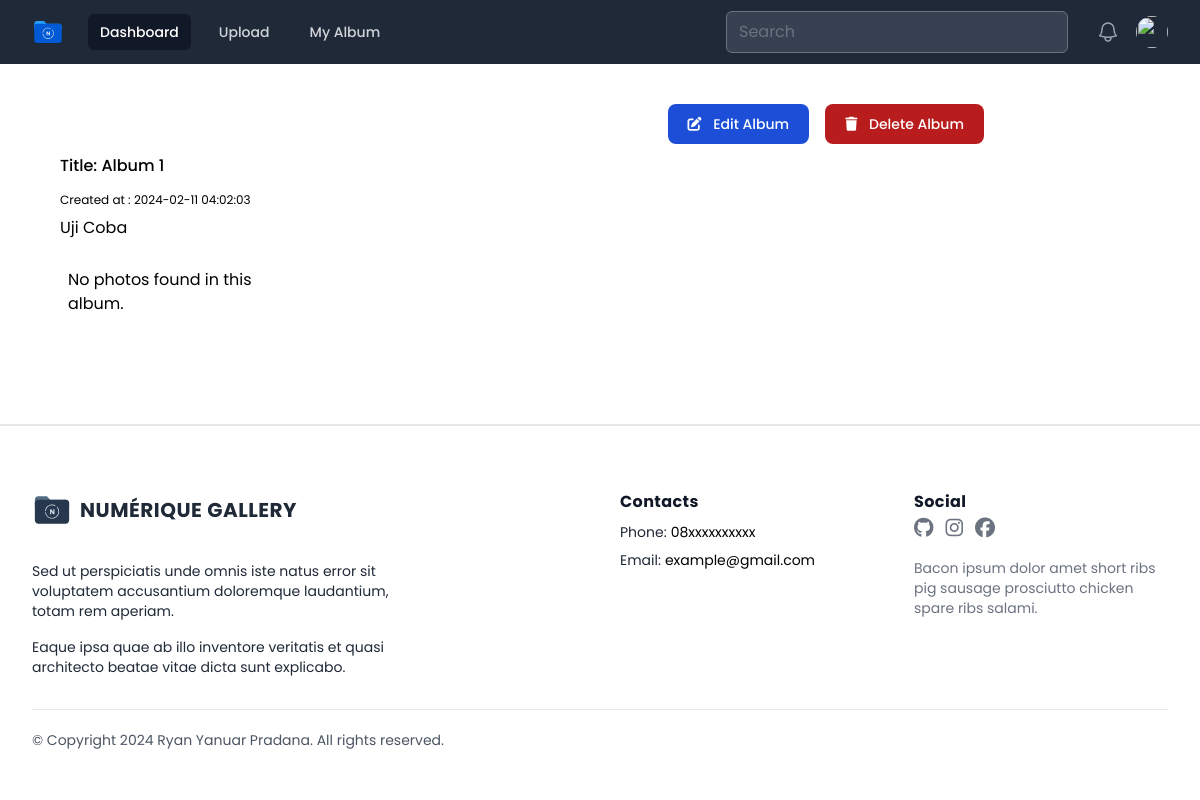
The app's page /public/page/user/album_detail.php?albumID=1 (signed in) with its own data.
### tables this page shows
CREATE TABLE `albums` (
  `albumID` int(11) NOT NULL,
  `userID` int(11) DEFAULT 0,
  `title` varchar(100) DEFAULT NULL,
  `description` text DEFAULT NULL,
  `createdAt` timestamp NOT NULL DEFAULT current_timestamp() ON UPDATE current_timestamp(),
  `thumbnail_album` varchar(255) NOT NULL DEFAULT 'album_default.svg'
);

### public/page/user/album_detail.php (the view, shortened to what this page needs)
<?php
include "../../../database/koneksi.php";
$username = $_SESSION['username'];
$albumID = $_GET['albumID'];
$query = "SELECT * FROM users WHERE username = '$username'";
$result = mysqli_query($conn, $query);
if ($result && mysqli_num_rows($result) > 0) {
    $pengguna = mysqli_fetch_assoc($result);
    $userID = $pengguna['userID'];
    $queryPhotos = "SELECT photos.photoID, photos.title, photos.description, photos.image_path, photos.createdAt, users.username AS uploader
    FROM photos
    INNER JOIN users ON photos.userID = users.userID
    WHERE photos.albumID = $albumID AND photos.userID = $userID
    ORDER BY photos.createdAt DESC";
    $resultPhotos = mysqli_query($conn, $queryPhotos);
    $queryAlbums = "SELECT * FROM albums WHERE userID = $userID AND albumID = $albumID";
    $resultAlbums = mysqli_query($conn, $queryAlbums);
} else {
    echo "<script>alert('Error: " . mysqli_error($conn) . "');</script>";
    exit();
}
?>
<!DOCTYPE html>
<html lang="en">
<head>
    <link rel="stylesheet" href="../../css/output.css">
    <link rel="stylesheet" href="../../css/style.css">
    <link rel="stylesheet" href="../../css/all.min.css">
    <link rel="stylesheet" href="../../css/fontawesome.min.css">
</head>
<body class="h-screen overflow-x-hidden font-poppins">
    <div x-data="{ open: false, profileMenuOpen: false }">
        <nav class="bg-gray-800">
            <div class="mx-auto max-w-7xl px-2 sm:px-6 lg:px-8">
                <div class="relative flex h-16 items-center justify-between">
                    <div class="flex flex-1 items-center justify-center sm:items-stretch sm:justify-start">
                        <div class="flex flex-shrink-0 items-center">
                            <img class="h-8 w-auto" src="../../assets/logo/logo-secondary.svg" alt="Numérique Gallery">
                        </div>
                        <div class="hidden sm:ml-6 sm:block">
                            <div class="flex space-x-4">
                                <a href="../../page/index.php" class="bg-gray-900 text-white rounded-md px-3 py-2 text-sm font-medium" aria-current="page">Dashboard</a>
                                <a href="./uploads.php" class="text-gray-300 hover:bg-gray-700 hover:text-white rounded-md px-3 py-2 text-sm font-medium">Upload</a>
                                <a href="./album.php" class="text-gray-300 hover:bg-gray-700 hover:text-white rounded-md px-3 py-2 text-sm font-medium">My Album</a>
                            </div>
                        </div>
                    </div>
                    <div class="flex items-center">
                        <div class="hidden sm:block ">
                            <input type="text" placeholder="Search" class="bg-gray-700 text-white px-3 py-2 rounded-md focus:outline-none focus:shadow-outline">
                        </div>
                        <div class="absolute inset-y-0 right-0 flex items-center pr-2 sm:static sm:inset-auto sm:ml-6 sm:pr-0">
                            <button type="button" class="relative rounded-full bg-gray-800 p-1 text-gray-400 hover:text-white focus:outline-none focus:ring-2 focus:ring-white focus:ring-offset-2 focus:ring-offset-gray-800">
                                <span class="absolute -inset-1.5"></span>
                            </button>
                            <div class="relative ml-3">
                                <div>
                                    <button @click="profileMenuOpen = !profileMenuOpen" type="button" class="relative flex rounded-full bg-gray-800 text-sm focus:outline-none focus:ring-2 focus:ring-white focus:ring-offset-2 focus:ring-offset-gray-800" id="user-menu-button" aria-expanded="false" aria-haspopup="true">
                                        <span class="absolute -inset-1.5"></span>
                                        <img class="h-8 w-8 rounded-full" src="https://images.unsplash.com/photo-1472099645785-5658abf4ff4e?ixlib=rb-1.2.1&ixid=eyJhcHBfaWQiOjEyMDd9&auto=format&fit=facearea&facepad=2&w=256&h=256&q=80" alt="">
                                    </button>
                                </div>
                            </div>
                        </div>
                    </div>
                </div>
            </div>
        </nav>
    </div>
    <div class="container p-10">
        <div class="relative flex justify-end">
            <button onclick="togglePopup()" id="albumPopupButton" class="text-white block bg-blue-700 hover:bg-blue-800 focus:ring-4 focus:ring-blue-300 font-medium rounded-lg text-sm px-5 py-2.5 mr-4 dark:bg-blue-600 dark:hover:bg-blue-700 focus:outline-none dark:focus:ring-blue-800">
                <i class="fa-solid fa-pen-to-square mr-2"></i> Edit Album
            </button>
            <button onclick="toggleDeletePopup()" id="deleteAlbumButton" class="text-white block bg-red-700 hover:bg-red-800 focus:ring-4 focus:ring-red-300 font-medium rounded-lg text-sm px-5 py-2.5 dark:bg-red-600 dark:hover:bg-red-700 focus:outline-none dark:focus:ring-red-800" onclick="return confirm('Are you sure you want to delete this album? This action cannot be undone.')">
                <i class="fa-solid fa-trash mr-2"></i> Delete Album
            </button>
        </div>
        <?php
        if ($resultAlbums && mysqli_num_rows($resultAlbums) > 0) {
            while ($row = mysqli_fetch_array($resultAlbums)) {
        ?>
                <div class="relative">
                    <p class="font-medium px-5 py-2.5 absolute top-0 left-0">
                        <span>Title: </span> <?= $row['title'] ?>
                    </p>
                </div>
                <div class="px-5 pt-10">
                    <p class="pt-2 text-xs">
                        <span>Created at : </span><?= $row['createdAt'] ?>
                    </p>
                    <p class="pt-2">
                        <?= $row['description'] ?>
                    </p>
                </div>
        <?php
            }
        }
        ?>
        <div class="grid gap-8 grid-cols-1 sm:grid-cols-2 md:grid-cols-3 lg:grid-cols-4 p-4 md:p-2 xl:p-5 m-5">
            <?php
            if ($resultPhotos && mysqli_num_rows($resultPhotos) > 0) {
                while ($row = mysqli_fetch_assoc($resultPhotos)) {
            ?>
                    <div class="relative bg-white border rounded-lg shadow-md dark:bg-gray-800 dark:border-gray-700 transform transition duration-500 hover:scale-105">
                        <div class="p-2 flex justify-center">
                            <a href="./post.php?photoID=<?= $row['photoID'] ?>" style="display: block; width: 100%; height: 0; padding-bottom: 56.25%; position: relative;">
                                <img class="rounded-md object-cover w-full h-full absolute inset-0" src="../../../database/uploads/<?php echo $row['image_path']; ?>" loading="lazy" alt="<?php echo $row['title']; ?>">
                            </a>
                        </div>
                        <div class="px-4 pb-3">
                            <div>
                                <a href="./user/post.php?photoID=<?= $row['photoID'] ?>">
                                    <h5 class="text-xl font-semibold tracking-tight hover:text-blue-800 dark:hover:text-blue-300 text-gray-900 dark:text-white ">
                                        <?php echo $row['title']; ?>
                                    </h5>
                                </a>
                                <p class="antialiased text-gray-600 dark:text-gray-400 text-sm break-all">
                                    <?php
                                    $description = $row['description'];
                                    if (strlen($description) > 20) {
                                    ?>
                                        <span><?= substr($description, 0, 20) ?></span>
                                        <a href="./post.php?photoID=<?= $row['photoID'] ?>" class="text-blue-500 hover:text-white">lihat postingan</a>
                                    <?php
                                    } else {
                                        echo $description;
                                    }
                                    ?>
                                </p>
                                <p class="mt-2 text-gray-500 text-sm">
                                    Uploaded by
                                    <span class="hover:text-white" style="cursor: default;">
                                        <?php echo $row['uploader']; ?>
                                    </span>
                                    on <br>
                                    <span>
                                        <?php echo date('F j Y, g:i a', strtotime($row['createdAt'])); ?>
                                    </span>
                                </p>
                            </div>
                        </div>
                    </div>
            <?php
                }
            } else {
                echo "<p>No photos found in this album.</p>";
            }
            ?>
        </div>
    </div>
    <div class="px-4 pt-16 mx-auto sm:max-w-xl md:max-w-full lg:max-w-screen-xl md:px-24 lg:px-8 border-t-2 mt-10">
        <div class="grid gap-10 row-gap-6 mb-8 sm:grid-cols-2 lg:grid-cols-4">
            <div class="sm:col-span-2">
                <a href="../../page/index.php" aria-label="Go home" title="Company" class="inline-flex items-center">
                    <img src="../../assets/logo/logo-main.svg" class="h-10 w-auto" alt="Numérique Gallery">
                    <span class="ml-2 text-xl font-bold tracking-wide text-gray-800 uppercase">Numérique Gallery</span>
                </a>
                <div class="mt-6 lg:max-w-sm">
                    <p class="text-sm text-gray-800">
                        Sed ut perspiciatis unde omnis iste natus error sit voluptatem accusantium doloremque laudantium, totam rem aperiam.
                    </p>
                    <p class="mt-4 text-sm text-gray-800">
                        Eaque ipsa quae ab illo inventore veritatis et quasi architecto beatae vitae dicta sunt explicabo.
                    </p>
                </div>
            </div>
            <div class="space-y-2 text-sm">
                <p class="text-base font-bold tracking-wide text-gray-900">Contacts</p>
                <div class="flex">
                    <p class="mr-1 text-gray-800">Phone:</p>
                    <a href="#" aria-label="Our phone" title="Our phone" class="transition-colors duration-300 text-deep-purple-accent-400 hover:text-deep-purple-800">08xxxxxxxxxx</a>
                </div>
                <div class="flex">
                    <p class="mr-1 text-gray-800">Email:</p>
                    <a href="" aria-label="Our email" title="Our email" class="transition-colors duration-300 text-deep-purple-accent-400 hover:text-deep-purple-800">example@gmail.com</a>
                </div>
            </div>
            <div>
                <span class="text-base font-bold tracking-wide text-gray-900">Social</span>
                <div class="flex items-center mt-1 space-x-3">
                    <a href="https://github.com/Rynr615" target="_blank" class="text-gray-500 transition-colors duration-300 hover:text-gray-500">
                        <i class="fa-brands fa-github text-xl"></i>
                    </a>
                    <a href="https://www.instagram.com/ryn_ynr/" target="_blank" class="text-gray-500 transition-colors duration-300 hover:hover:text-gray-500">
                        <i class="fa-brands fa-instagram text-xl"></i>
                    </a>
                    <a href="https://www.facebook.com/profile.php?id=100055706964435" target="_blank" class="text-gray-500 transition-colors duration-300 hover:hover:text-gray-500">
                        <i class="fa-brands fa-facebook text-xl"></i>
                    </a>
                </div>
                <p class="mt-4 text-sm text-gray-500">
                    Bacon ipsum dolor amet short ribs pig sausage prosciutto chicken spare ribs salami.
                </p>
            </div>
        </div>
        <div class="flex flex-col-reverse justify-between pt-5 pb-10 border-t lg:flex-row">
            <p class="text-sm text-gray-600">
                © Copyright 2024 Ryan Yanuar Pradana. All rights reserved.
            </p>
        </div>
    </div>
</body>
</html>

### public/css/style.css (style rules this page uses)
* { font-family : 'Poppins', sans-serif; }

### records on screen
albums: title "Album 1", createdAt "2024-02-11 04:02:03", description "Uji Coba"
